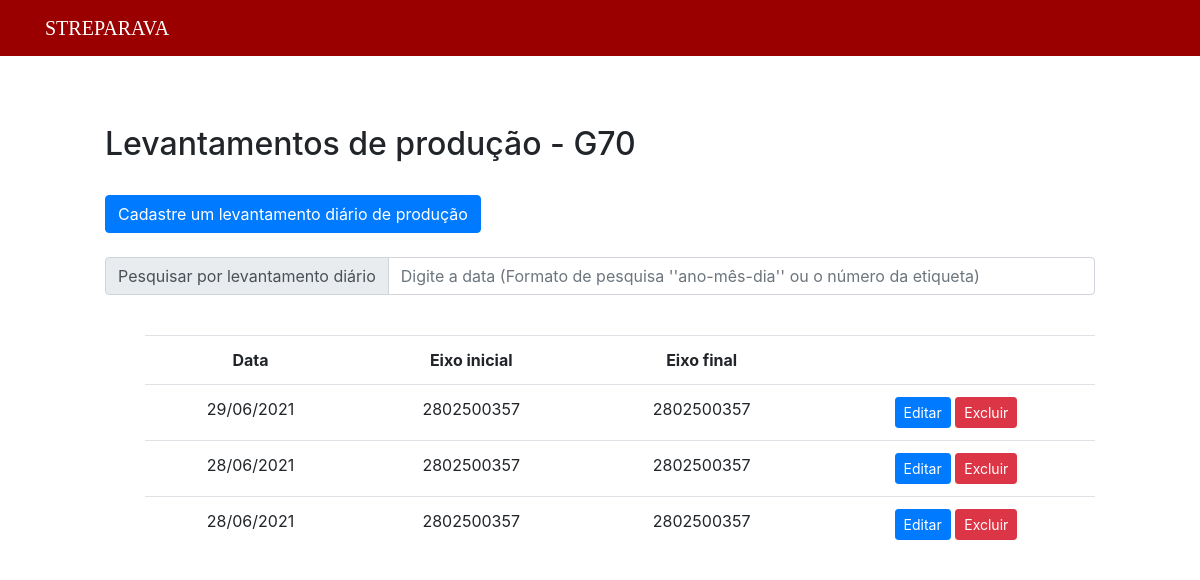
The page /public/final70/listFinal70.php on the database as committed earlier.
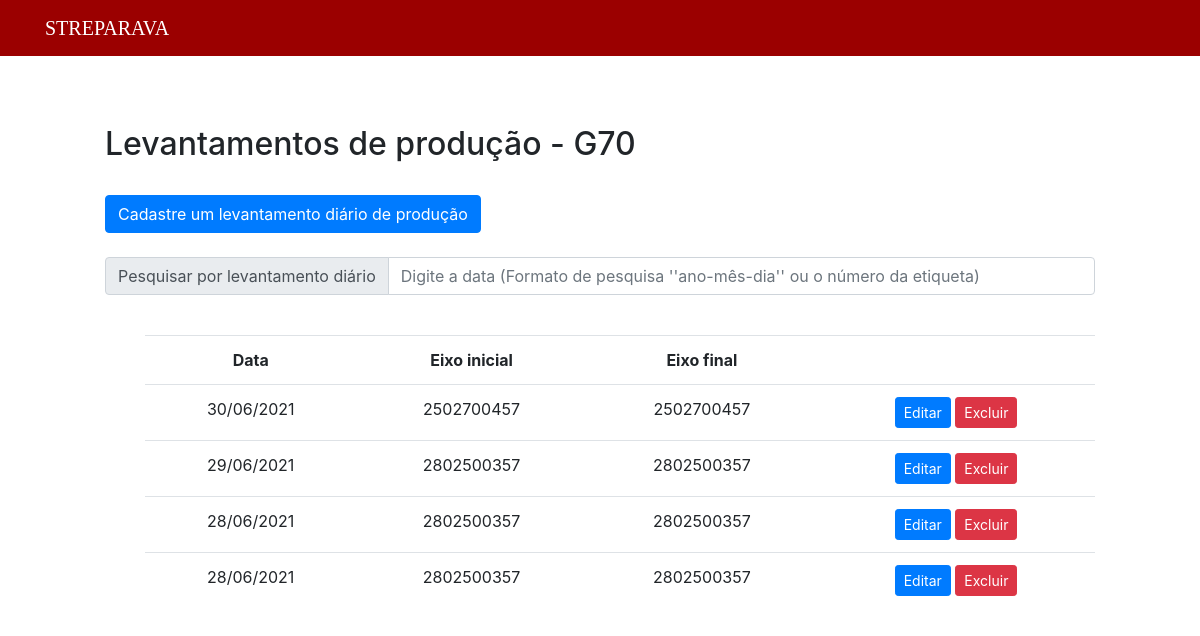
The same page on the database as committed later.
### tables this page shows
CREATE TABLE `levantamento70f` (
  `id_levantamento70` int(11) NOT NULL,
  `data` date NOT NULL,
  `prod7` int(11) NOT NULL,
  `t7` int(11) NOT NULL,
  `obs7` text NOT NULL,
  `prod8` int(11) NOT NULL,
  `t8` int(11) NOT NULL,
  `obs8` text NOT NULL,
  `prod9` int(11) NOT NULL,
  `t9` int(11) NOT NULL,
  `obs9` text NOT NULL,
  `prod10` int(11) NOT NULL,
  `t10` int(11) NOT NULL,
  `obs10` text NOT NULL,
  `prod11` int(11) NOT NULL,
  `t11` int(11) NOT NULL,
  `obs11` text NOT NULL,
  `prod12` int(11) NOT NULL,
  `t12` int(11) NOT NULL,
  `obs12` text NOT NULL,
  `prod13` int(11) NOT NULL,
  `t13` int(11) NOT NULL,
  `obs13` text NOT NULL,
  `prod14` int(11) NOT NULL,
  `t14` int(11) NOT NULL,
  `obs14` text NOT NULL,
  `prod15` int(11) NOT NULL,
  `t15` int(11) NOT NULL,
  `obs15` text NOT NULL,
  `prod16` int(11) NOT NULL,
  `t16` int(11) NOT NULL,
  `obs16` text NOT NULL,
  `total` int(11) NOT NULL,
  `tempo_total` int(11) NOT NULL,
  `etiqueta1` bigint(20) NOT NULL,
  `etiqueta2` bigint(20) NOT NULL
);

### public/final70/listFinal70NoSearch.php (the view, shortened to what this page needs)
<?php
include("../../data/connection.php");
$sql = "SELECT *, DATE_FORMAT(data,'%d/%m/%Y') as datas FROM levantamento70f order by data DESC";
$dadosLevantamento70 = $connection->query($sql);
if ($dadosLevantamento70->num_rows > 0) {
?>
    <div style="margin-left: 100px; margin-right: 100px;">
        <br>
        <table class="table" style="text-align: center;">
            <tr>
                <th>Data</th>
                <th>Eixo inicial</th>
                <th>Eixo final</th>
                <th></th>
            </tr>
            <?php
            while ($exibir = $dadosLevantamento70->fetch_assoc()) {
            ?>
                <tr>
                    <td><?php echo $exibir["datas"] ?></td>
                    <td><?php echo $exibir["etiqueta1"] ?></td>
                    <td><?php echo $exibir["etiqueta2"] ?></td>
                    <td>
                        <button type="button" class="btn btn-primary btn-sm">
                            <a href="editFinal70.php?id=<?php echo $exibir["id_levantamento70"] ?>" style="text-decoration: none; color: white">Editar</a>
                        </button>
                        <button type="submit" class="btn btn-danger btn-sm" formmethod="post">
                            <a href="deleteFinal70.php?id=<?php echo $exibir["id_levantamento70"] ?>" style="text-decoration: none; color: white"> Excluir </a>
                        </button>
                    </td>
                </tr>
            <?php
            }
            ?>
        </table>
    </div>
<?php
} else { ?>
    <div style="margin-left: 100px; margin-right: 100px;">
    <?php
    echo "Nenhum registro encontrado.";
}
    ?>

Rows that differ between the two databases and show on the page:
added levantamento70f: datas "30/06/2021", etiqueta1 "2502700457", etiqueta2 "2502700457"
